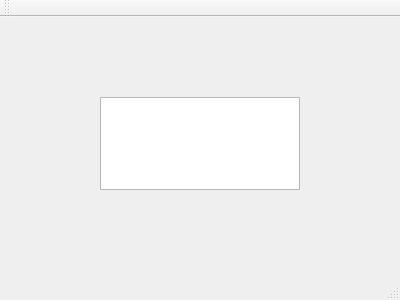
<?xml version="1.0" encoding="UTF-8"?>
<ui version="4.0">
 <class>MainWindow</class>
 <widget class="QMainWindow" name="MainWindow">
  <property name="geometry">
   <rect>
    <x>0</x>
    <y>0</y>
    <width>400</width>
    <height>300</height>
   </rect>
  </property>
  <property name="windowTitle">
   <string>MainWindow</string>
  </property>
  <widget class="QWidget" name="centralWidget">
   <widget class="QTextEdit" name="textEdit">
    <property name="geometry">
     <rect>
      <x>100</x>
      <y>80</y>
      <width>200</width>
      <height>93</height>
     </rect>
    </property>
   </widget>
  </widget>
  <widget class="QMenuBar" name="menuBar">
   <property name="geometry">
    <rect>
     <x>0</x>
     <y>0</y>
     <width>400</width>
     <height>26</height>
    </rect>
   </property>
  </widget>
  <widget class="QToolBar" name="mainToolBar">
   <attribute name="toolBarArea">
    <enum>TopToolBarArea</enum>
   </attribute>
   <attribute name="toolBarBreak">
    <bool>false</bool>
   </attribute>
  </widget>
  <widget class="QStatusBar" name="statusBar"/>
 </widget>
 <layoutdefault spacing="6" margin="11"/>
 <resources/>
 <connections/>
</ui>
